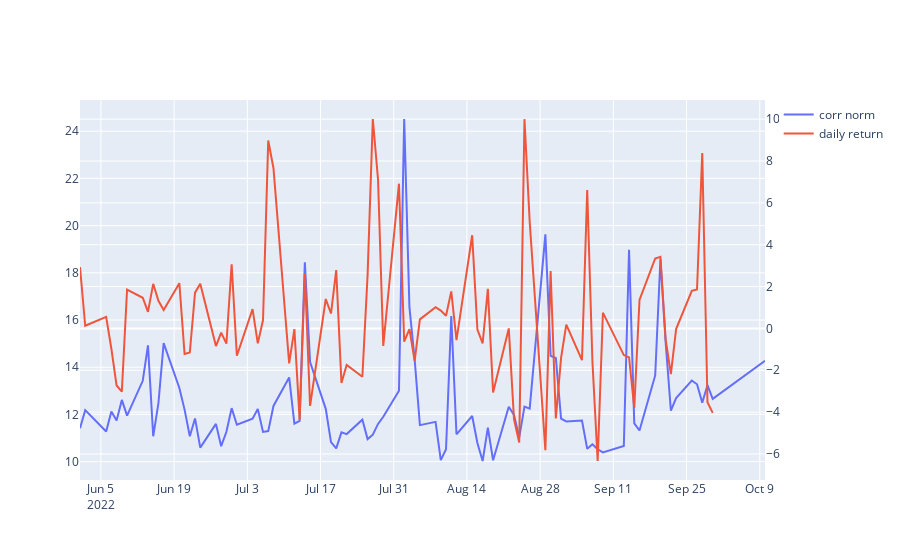

Notebook code cell kept with this figure:
### Code cell
def cal_corr(stk_code,df_return_rearrange):
    main_code = '603355.SH'
    df_return_rearrange[[main_code,stk_code]]
    tmp_index = df_daily.index
    df_corr = pd.DataFrame([],columns=['corr'])
    corr_mat_list = []
    corr_norm_list = []
    for tmp_index_day in tmp_index:
        tmp_corr = df_return_rearrange[[main_code,stk_code]].loc[str(tmp_index_day).split(' ')[0]].corr().iloc[1,0]
        df_corr.loc[tmp_index_day] = tmp_corr
        corr_mat = df_return_rearrange.loc[str(tmp_index_day).split(' ')[0]].corr()
        corr_mat_list.append(corr_mat)
        corr_norm = np.linalg.norm(corr_mat.values)
        corr_norm_list.append(corr_norm)
    # df_corr.plot(title=stk_code)
    # df_daily.plot()
    df_total = pd.concat([df_corr,df_daily],axis=1)
    df_total['corr norm'] = corr_norm_list
    df_total['daily return'] = df_daily_return['PCT_CHG']
    fig = go.Figure(data=[
        go.Scatter(name='corr norm', x=df_total.index, y=df_total['corr norm']),
        go.Scatter(name='daily return', x=df_total.index, y=df_total['daily return'],xaxis='x',yaxis='y2'),
    ],
    layout=go.Layout(yaxis2=dict(anchor='x', overlaying='y', side='right'))
    )
    fig.show()
    print(len(corr_norm_list))
    return corr_mat_list

for tmp_stk_code in stk_code[:1]:
    corr_mat_list = cal_corr(tmp_stk_code,df_return_rearrange)
